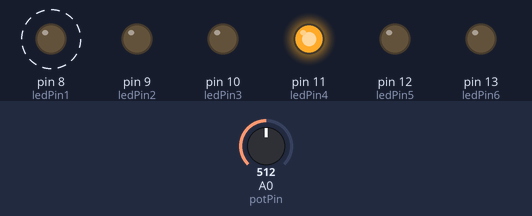
The sketch below on a simulated Arduino Uno, built with avr-gcc and run on an emulated ATmega328P. Shown: output pins drawn as LEDs (lit = HIGH). Dashed ring = blinking. The inputs (shaded band) are chosen by the test bench; at power-on: A0 (potPin) = 512.

Above: at 3.36 s.
3.4 s: A0 (potPin) set to 0
6.9 s: A0 (potPin) set to 7
At 7.9 s:
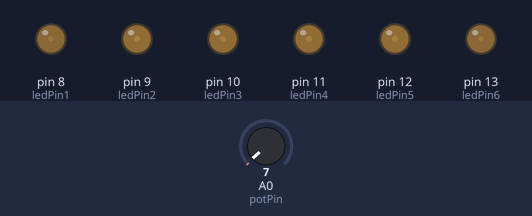
10.2 s: A0 (potPin) set to 10
At 10.39 s:
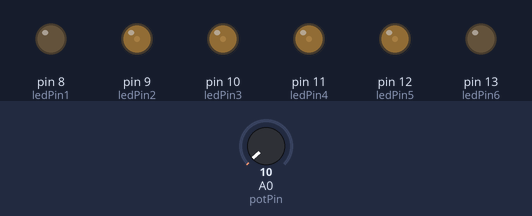
13.5 s: A0 (potPin) set to 122
At 14.03 s:
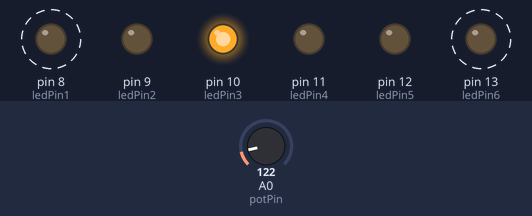
17.0 s: A0 (potPin) set to 306
Timing chart, 0 to 21.5 s (numbered marks = the images above; inputs shaded):
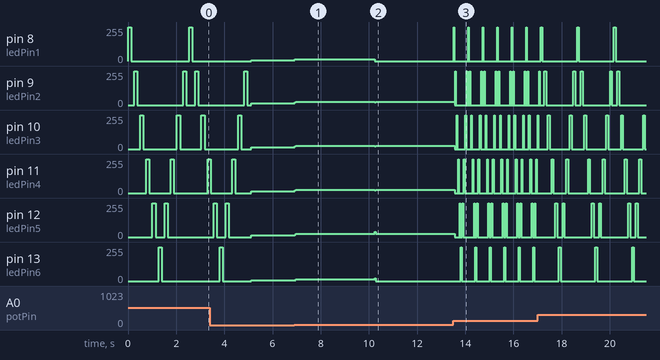

The sketch:

CylonLights_Sketch1.ino
```cpp
// Set positions of LED pin(s):
#define ledPin1 8
#define ledPin2 9
#define ledPin3 10
#define ledPin4 11
#define ledPin5 12
#define ledPin6 13

// Setup input pin(s):
#define potPin 0

void setup() {
  // Setup LED pins as outputs
  pinMode(ledPin1,OUTPUT);
  pinMode(ledPin2,OUTPUT);
  pinMode(ledPin3,OUTPUT);
  pinMode(ledPin4,OUTPUT);
  pinMode(ledPin5,OUTPUT);
  pinMode(ledPin6,OUTPUT);
}

void loop() {
  int potVal = analogRead(potPin);        //Define variable for potVal
  int potMap = map(potVal,0,1024,0,255);  // Map the values in order to have more control over LED speed
  digitalWrite(ledPin1,HIGH);
  delay(potMap);
  digitalWrite(ledPin1,LOW);
  delay(potMap);
  digitalWrite(ledPin2,HIGH);
  delay(potMap);
  digitalWrite(ledPin2,LOW);
  delay(potMap);
  digitalWrite(ledPin3,HIGH);
  delay(potMap);
  digitalWrite(ledPin3,LOW);
  delay(potMap);
  digitalWrite(ledPin4,HIGH);
  delay(potMap);
  digitalWrite(ledPin4,LOW);
  delay(potMap);
  digitalWrite(ledPin5,HIGH);
  delay(potMap);
  digitalWrite(ledPin5,LOW);
  delay(potMap);
  digitalWrite(ledPin6,HIGH);
  delay(potMap);
  digitalWrite(ledPin6,LOW);
  delay(potMap);
  digitalWrite(ledPin5,HIGH);
  delay(potMap);
  digitalWrite(ledPin5,LOW);
  delay(potMap);
  digitalWrite(ledPin4,HIGH);
  delay(potMap);
  digitalWrite(ledPin4,LOW);
  delay(potMap);
  digitalWrite(ledPin3,HIGH);
  delay(potMap);
  digitalWrite(ledPin3,LOW);
  delay(potMap);
  digitalWrite(ledPin2,HIGH);
  delay(potMap);
  digitalWrite(ledPin2,LOW);
  delay(potMap);

}
```

Measured:
- after the input at 6.9 s, pin 8 (ledPin1): 6/255 → 14/255 at once; pin 9 (ledPin2), pin 10 (ledPin3), pin 11 (ledPin4): 13/255 → 26/255 at once; pin 12 (ledPin5): 12/255 → 26/255 at once; pin 13 (ledPin6): 6/255 → 13/255 after 0.06 s
- after the input at 10.2 s, pin 8 (ledPin1): 14/255 → 0/255 at once; pin 9 (ledPin2), pin 10 (ledPin3), pin 11 (ledPin4): 26/255 → 19/255 at once, → 26/255 0.04 s later; pin 12 (ledPin5): 26/255 → 38/255 at once, → 26/255 0.04 s later; pin 13 (ledPin6): 13/255 → 0/255 at once
- after the input at 13.5 s, pin 8 (ledPin1): alternates 255/255 for 0.03 s and 0/255 for 0.57 s, starting at once; pin 9 (ledPin2): 26/255 → 0/255 after 0.06 s, then repeats every 0.60 s: 255/255 0.03 s, 0/255 0.45 s, 255/255 0.03 s, 0/255 0.09 s
- after the input at 17.0 s, pin 8 (ledPin1): alternates 255/255 for 0.08 s and 0/255 for 1.4 s, starting after 0.20 s; pin 13 (ledPin6): alternates 255/255 for 0.08 s and 0/255 for 1.4 s, starting after 0.88 s
